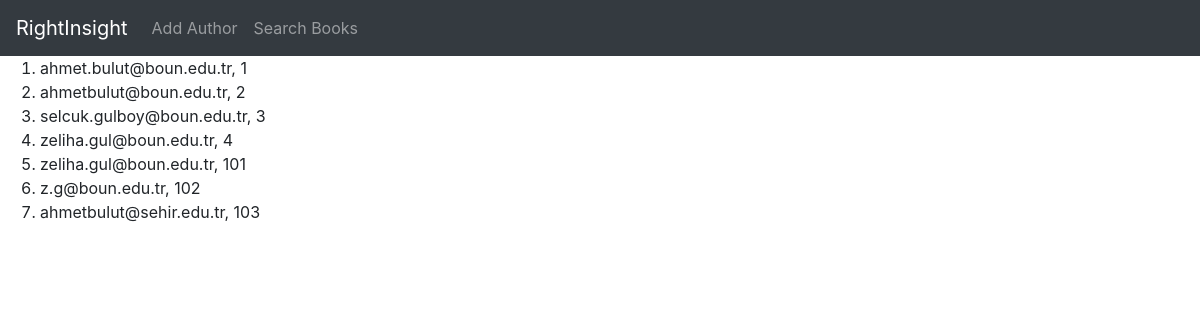
/authors/, run on an earlier commit of the app's database.
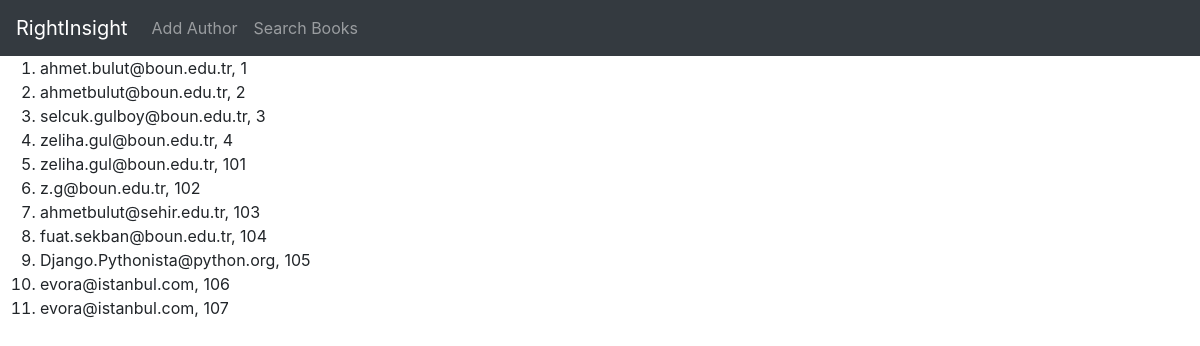
And on a later commit of the database.
### bookstore/models.py (models this page shows, shortened)
class Author(models.Model):
    first_name = models.CharField(max_length=30)
    last_name = models.CharField(max_length=40)
    email = models.EmailField()

### bookstore/views.py (the view)
# urls.py: path('authors/', all_authors),
def all_authors(request):
    authors_list = Author.objects.all()
    return render(request, "authors.html", {'authors_list': authors_list})

### templates/authors.html (shortened to what this page needs)
{% extends "base.html" %}
{% block content %}
    <ol>
    {% for author in authors_list %}
    <li> {{ author.email }}, {{ author.id }} </li>
    {% endfor %}
    </ol>
{% endblock %}

What changed in the data, as far as the page shows it:
added Author: email "fuat.sekban@boun.edu.tr", id "104"
added Author: email "Django.Pythonista@python.org", id "105"
added Author: email "evora@istanbul.com", id "106"
added Author: email "evora@istanbul.com", id "107"
